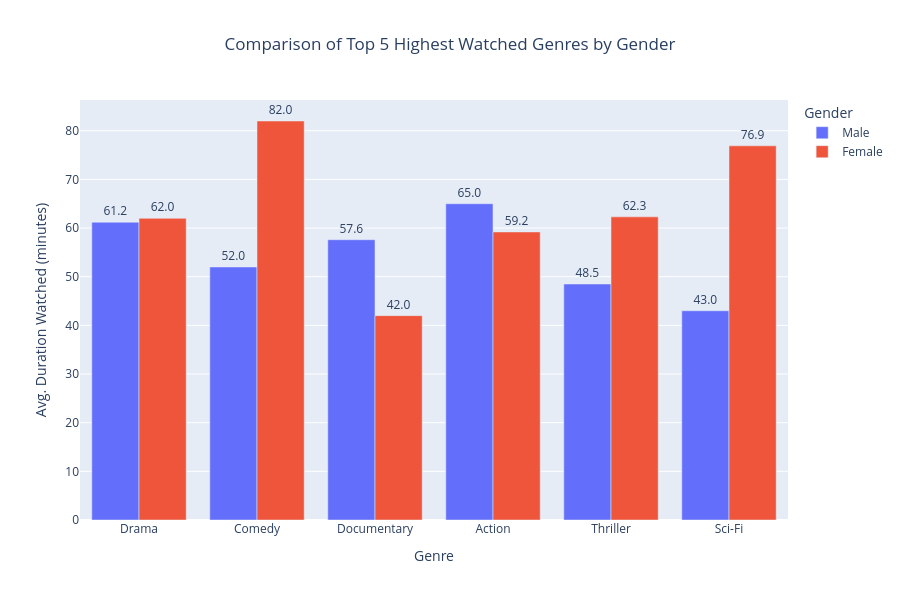

The cell this chart's notebook holds for it:
### Code cell
import pandas as pd
import plotly.express as px
# Simulated dataset for demonstration
# Replace this with actual grouped data from your streaming_vs DataFrame
male_data = {    'Genre': ['Drama', 'Comedy', 'Documentary', 'Action', 'Thriller', 'Sci-Fi'],
             'Gender': ['Male'] * 6,    
             'Average_Duration_Watched': [61.2, 52.0, 57.6, 65.0, 48.5, 43.0]}

female_data = {    'Genre': ['Drama', 'Comedy', 'Action', 'Sci-Fi', 'Thriller', 'Documentary'],    
               'Gender': ['Female'] * 6,    
               'Average_Duration_Watched': [62.0, 82.0, 59.2, 76.9, 62.3, 42.0]}

# Combine both datasets into one DataFrame
df_male = pd.DataFrame(male_data)
df_female = pd.DataFrame(female_data)
df_combined = pd.concat([df_male, df_female])

# Create grouped bar chart
fig = px.bar(df_combined, x='Genre', y='Average_Duration_Watched', color='Gender',             
             barmode='group',             
             title='Comparison of Top 5 Highest Watched Genres by Gender',             
             labels={'Average_Duration_Watched': 'Avg. Duration Watched (minutes)'},             
             text='Average_Duration_Watched', width=900, height=600)

# Customize layout
fig.update_layout(title_x=0.5)
fig.update_traces(texttemplate='%{text:.1f}', textposition='outside')

fig.show()

### Figure 1 — Plotly figure (JSON) as saved in the notebook; plotly's stock layout.template omitted (floating-point values rounded to 4 significant figures)
{"data": [{"alignmentgroup": "True", "hovertemplate": "Gender=Male<br>Genre=%{x}<br>Avg. Duration Watched (minutes)=%{text}<extra></extra>", "legendgroup": "Male", "marker": {"color": "#636efa", "pattern": {"shape": ""}}, "name": "Male", "offsetgroup": "Male", "orientation": "v", "showlegend": true, "text": [61.2, 52, 57.6, 65, 48.5, 43], "textposition": "outside", "texttemplate": "%{text:.1f}", "type": "bar", "x": ["Drama", "Comedy", "Documentary", "Action", "Thriller", "Sci-Fi"], "xaxis": "x", "y": [61.2, 52, 57.6, 65, 48.5, 43], "yaxis": "y"}, {"alignmentgroup": "True", "hovertemplate": "Gender=Female<br>Genre=%{x}<br>Avg. Duration Watched (minutes)=%{text}<extra></extra>", "legendgroup": "Female", "marker": {"color": "#EF553B", "pattern": {"shape": ""}}, "name": "Female", "offsetgroup": "Female", "orientation": "v", "showlegend": true, "text": [62, 82, 59.2, 76.9, 62.3, 42], "textposition": "outside", "texttemplate": "%{text:.1f}", "type": "bar", "x": ["Drama", "Comedy", "Action", "Sci-Fi", "Thriller", "Documentary"], "xaxis": "x", "y": [62, 82, 59.2, 76.9, 62.3, 42], "yaxis": "y"}], "layout": {"barmode": "group", "height": 600, "legend": {"title": {"text": "Gender"}, "tracegroupgap": 0}, "title": {"text": "Comparison of Top 5 Highest Watched Genres by Gender", "x": 0.5}, "width": 900, "xaxis": {"anchor": "y", "domain": [0, 1], "title": {"text": "Genre"}}, "yaxis": {"anchor": "x", "domain": [0, 1], "title": {"text": "Avg. Duration Watched (minutes)"}}}}
